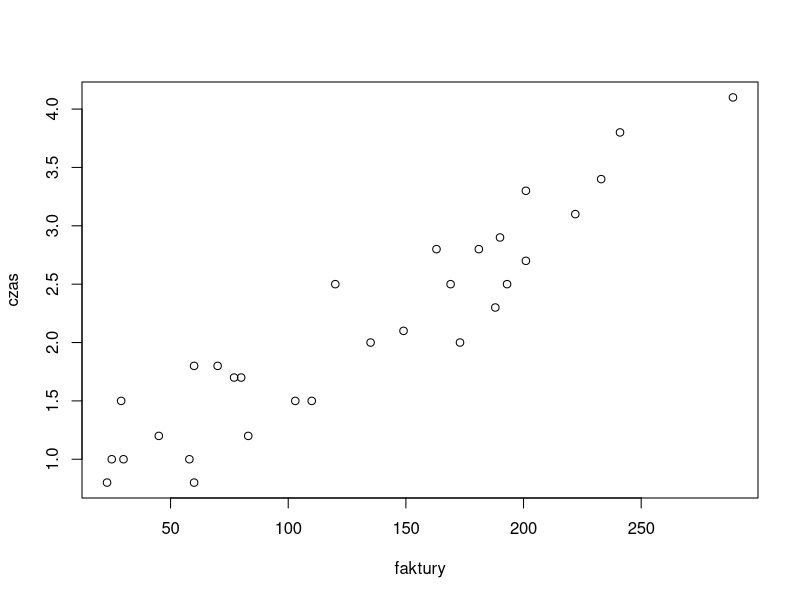
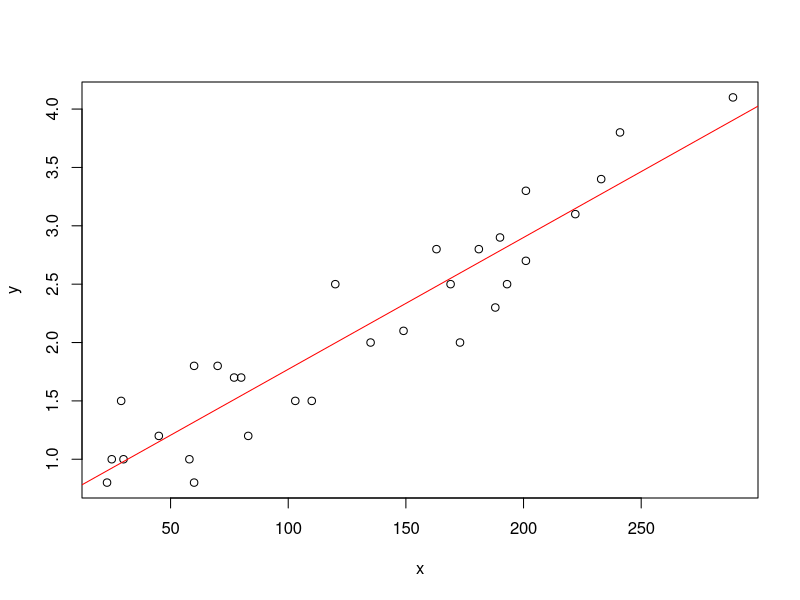

Here is the R script that generated these plots, in order:
## ---- chunk 1
setwd("C:/Users/Maksim/Desktop/AD/IV.RegresjaLiniowa/Cwiczenia/Git_repo")
## ---- chunk 2
faktury <- read.table("faktury.txt", header=T)
head(faktury)
## ---- chunk 3
x <- faktury$Faktury
y <- faktury$Czas
plot(x, y, xlab="faktury", ylab="czas")
## ---- chunk 4
SXX <- sum( (x-mean(x)) ^ 2 )
SXY <- sum( (x-mean(x)) * (y-mean(y)) )
b1 <- SXY / SXX
b0 <- mean(y) - b1 * mean(x)
plot(x,y)
abline(a=b0, b=b1, col="red")
## ---- chunk 5
# Średni błąd kwadratowy
s2 <- sum( (y - (b1 * x + b0)) ^ 2)

# Błędy standardowe dla parametrów b0 i b1
SE.b1 <- sqrt( s2 / SXX )
SE.b0 <- sqrt( s2 * (mean(x) ^ 2 ) / (SXX * length(x)) )
## ---- chunk 6
t.b1 <- b1 / SE.b1
t.b0 <- b1 / SE.b0
t.b1
t.b0
## ---- chunk 7
qt(1-0.05, length(x)-2)
## ---- chunk 8
b1.lewy <- b1 - qt(1-0.05/2, length(x)) * SE.b1
b1.prawy <- b1 + qt(1-0.05/2, length(x)) * SE.b1
b1.lewy
b1.prawy

b0.lewy <- b0 - qt(1-0.05/2, length(x)) * SE.b0
b0.prawy <- b0 + qt(1-0.05/2, length(x)) * SE.b0
b0.lewy
b0.prawy
## ---- chunk 9
f_130.lewy <- b0 + b1 * 130 - qt(1-0.05/2, length(x)) * sqrt(s2) * sqrt (1 + 1/length(x) + ((130- mean(x))^2) / SXX )
f_130.prawy <-b0 + b1 * 130 + qt(1-0.05/2, length(x)) * sqrt(s2) * sqrt (1 + 1/length(x) + ((130- mean(x))^2) / SXX )
f_130.lewy
f_130.prawy
